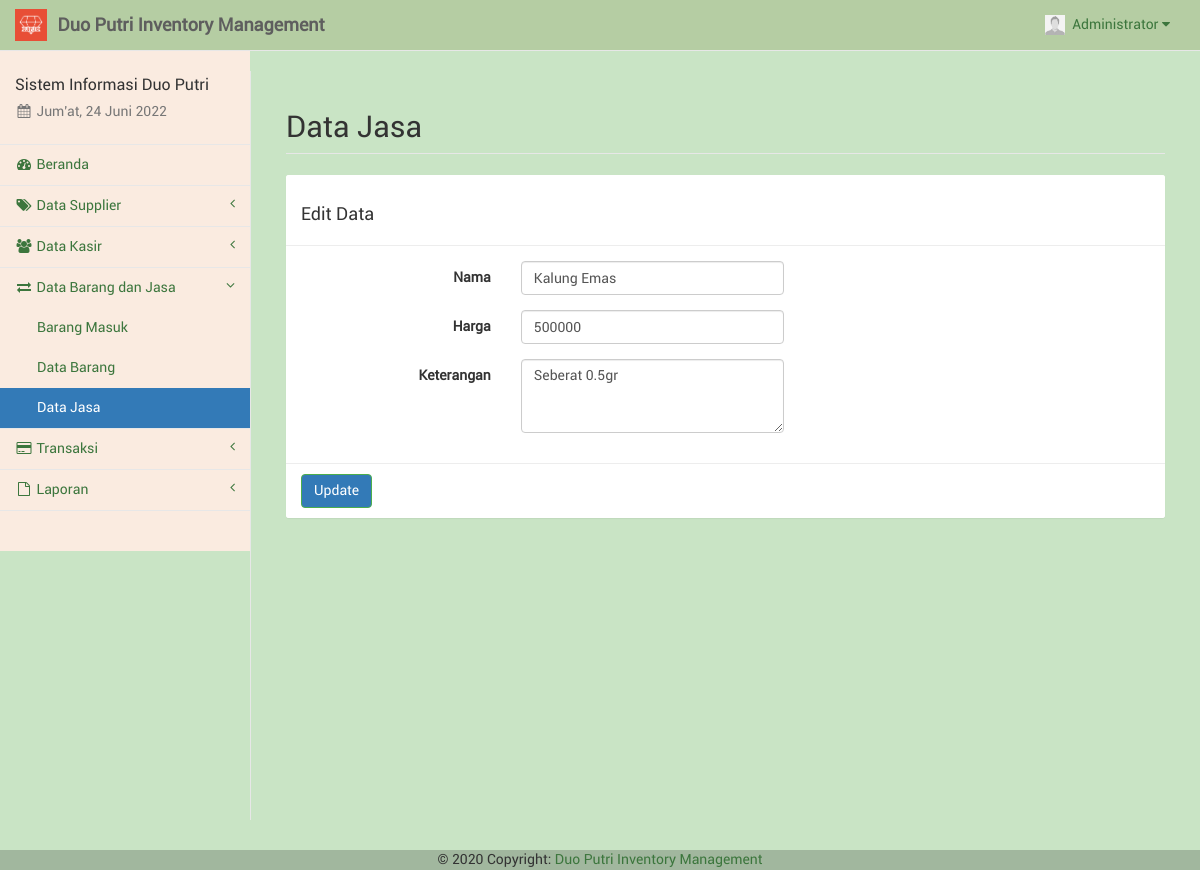
Page /jasa_edit.php?js=6 (signed in) on the committed database.
### tables this page shows
CREATE TABLE `barangjasa` (
  `id_brg` int(11) NOT NULL,
  `nama` varchar(100) NOT NULL,
  `jenis` varchar(20) NOT NULL,
  `stok` varchar(10) NOT NULL,
  `harga` varchar(20) NOT NULL,
  `keterangan` text NOT NULL,
  `id_adm` int(11) NOT NULL
);

### sess_check.php (called while the page is built, shortened)
<?php
	$chk_sess = $_SESSION['admin'];
	include("dist/config/koneksi.php");
	$sql_sess = "SELECT * FROM admin WHERE id_adm='". $chk_sess ."'";
	$ress_sess = mysqli_query($conn, $sql_sess);
	$row_sess = mysqli_fetch_array($ress_sess);
	$sess_admname = $row_sess['nama_adm'];
	$sess_admfoto = $row_sess['foto_adm'];
?>

### jasa_edit.php (the view, shortened to what this page needs)
<?php
include("sess_check.php");
if (isset($_GET['js'])) {
	$sql = "SELECT * FROM barangjasa WHERE id_brg='" . $_GET['js'] . "'";
	$ress = mysqli_query($conn, $sql);
	$data = mysqli_fetch_array($ress);
}
$pagedesc = "Data Jasa";
$menuparent = "barang";
include("layout_top.php");
?>
<div id="page-wrapper" style="background-color: #C9E4C5;">
	<div class="container-fluid">
		<div class="row">
			<div class="col-lg-12">
				<h1 class="page-header">Data Jasa</h1>
			</div>
		</div>
		<div class="row">
			<div class="col-lg-12"><?php include("layout_alert.php"); ?></div>
		</div>
		<div class="row">
			<div class="col-lg-12">
				<form class="form-horizontal" action="jasa_update.php" method="POST" enctype="multipart/form-data">
					<div class="panel panel-default">
						<div class="panel-heading">
							<h3>Edit Data</h3>
						</div>
						<div class="panel-body">
							<div class="form-group">
								<label class="control-label col-sm-3">Nama</label>
								<div class="col-sm-4">
									<input type="text" name="nama" class="form-control" placeholder="Nama" value="<?php echo $data['nama'] ?>" required>
								</div>
							</div>
							<div class="form-group">
								<label class="control-label col-sm-3">Harga</label>
								<div class="col-sm-4">
									<input type="number" name="harga" min="0" class="form-control" placeholder="Harga" value="<?php echo $data['harga'] ?>" required>
								</div>
							</div>
							<div class="form-group">
								<label class="control-label col-sm-3">Keterangan</label>
								<div class="col-sm-4">
									<textarea name="keterangan" class="form-control" placeholder="Keterangan" rows="3" required><?php echo $data['keterangan']; ?></textarea>
								</div>
							</div>
						</div>
						<div class="panel-footer">
							<button type="submit" name="perbarui" class="btn btn-success">Update</button>
						</div>
					</div>
				</form>
			</div>
		</div>
	</div>
</div>
<?php
include("layout_bottom.php");
?>

### layout_top.php (shortened to what this page needs)
<?php
$haries = array("Sunday" => "Minggu", "Monday" => "Senin", "Tuesday" => "Selasa", "Wednesday" => "Rabu", "Thursday" => "Kamis", "Friday" => "Jum'at", "Saturday" => "Sabtu");
$bulans = array("", "Januari", "Februari", "Maret", "April", "Mei", "Juni", "Juli", "Agustus", "September", "Oktober", "November", "Desember");
$hari_ini = $haries[date("l")];
$bulan_ini = $bulans[date("n")];
$tanggal = date("d");
$tahun = date("Y");
?>
<!DOCTYPE html>
<html lang="en">
<head>
	<link href="libs/bootstrap/dist/css/bootstrap.min.css" rel="stylesheet">
	<link href="libs/metisMenu/dist/metisMenu.min.css" rel="stylesheet">
	<link href="libs/datatables-plugins/integration/bootstrap/3/dataTables.bootstrap.css" rel="stylesheet">
	<link href="libs/datatables-responsive/css/dataTables.responsive.css" rel="stylesheet">
	<link href="dist/css/sb-admin-2.css" rel="stylesheet">
	<link href="dist/css/offline-font.css" rel="stylesheet">
	<link href="dist/css/custom.css" rel="stylesheet">
	<link href="libs/font-awesome/css/font-awesome.min.css" rel="stylesheet" type="text/css">
</head>
<body style="background-color: #C9E4C5;">
	<div id="wrapper" style="background-color: #C9E4C5;">
		<nav class="navbar navbar-default navbar-static-top" style="background-color: #B5CDA3 ;" role="navigation" style="margin-bottom: 0">
			<div class="navbar-header">
				<a class="navbar-brand hidden-xs" href="index.php">
					<img src="foto/logos.png" alt="brand" width="32" class="float-left image-brand">
					<div class="float-right">&nbsp;<strong>Duo Putri Inventory Management</strong></div>
				</a>
			</div>
			<ul class="nav navbar-top-links navbar-right">
				<li class="dropdown dropdown-right">
					<a class="dropdown-toggle" data-toggle="dropdown" href="#">
						<img src="foto/<?php echo $sess_admfoto; ?>" width="20px" height="20px" padding="0px">&nbsp;&nbsp;<?php echo ucfirst($sess_admname); ?>&nbsp;<i class="fa fa-caret-down"></i>
					</a>
				</li>
			</ul>
			<div class="navbar-default sidebar" style="background-color: #FAEBE0;" role="navigation">
				<div class="sidebar-nav navbar-collapse">
					<ul class="nav" id="side-menu">
						<li class="sidebar-search">
							<h4>Sistem Informasi Duo Putri</h4>
							<h5 class="text-muted"><i class="fa fa-calendar fa-fw"></i>&nbsp;<?php echo $hari_ini . ", " . $tanggal . " " . $bulan_ini . " " . $tahun ?></h5>
						</li>
						<?php
						if ($pagedesc == "Beranda") {
							echo '<li><a href="index.php" class="active"><i class="fa fa-tachometer fa-fw"></i>&nbsp;Beranda</a></li>';
						} else {
							echo '<li><a href="index.php"><i class="fa fa-tachometer fa-fw"></i>&nbsp;Beranda</a></li>';
						}
						if (isset($menuparent) && $menuparent == "supplier") {
							echo '<li class="active">';
						} else {
							echo '<li>';
						}
						?>
						<a href="#"><i class="fa fa-tags fa-fw"></i>&nbsp;Data Supplier<span class="fa arrow"></span></a>
						<?php
						if (isset($menuparent) && $menuparent == "kasir") {
							echo '<li class="active">';
						} else {
							echo '<li>';
						}
						?>
						<a href="#"><i class="fa fa-group fa-fw"></i>&nbsp;Data Kasir<span class="fa arrow"></span></a>
						<?php
						if (isset($menuparent) && $menuparent == "barang") {
							echo '<li class="active">';
						} else {
							echo '<li>';
						}
						?>
						<a href="#"><i class="fa fa-exchange fa-fw"></i>&nbsp;Data Barang dan Jasa<span class="fa arrow"></span></a>
						<ul class="nav nav-second-level">
							<?php
							if ($pagedesc == "Barang Masuk") {
								echo '<li><a href="trxbarang.php" class="active">Barang Masuk</a></li>';
							} else {
								echo '<li><a href="trxbarang.php">Barang Masuk</a></li>';
							}
							if ($pagedesc == "Data Barang") {
								echo '<li><a href="barang.php" class="active">Data Barang</a></li>';
							} else {
								echo '<li><a href="barang.php">Data Barang</a></li>';
							}
							if ($pagedesc == "Data Jasa") {
								echo '<li><a href="jasa.php" class="active">Data Jasa</a></li>';
							} else {
								echo '<li><a href="jasa.php">Data Jasa</a></li>';
							}
							?>
						</ul>
						<?php
						if (isset($menuparent) && $menuparent == "transaksi") {
							echo '<li class="active">';
						} else {
							echo '<li>';
						}
						?>
						<a href="#"><i class="fa fa-credit-card fa-fw"></i>&nbsp;Transaksi<span class="fa arrow"></span></a>
						</li>
						<?php
						if (isset($menuparent) && $menuparent == "laporan") {
							echo '<li class="active">';
						} else {
							echo '<li>';
						}
						?>
						<a href="#"><i class="fa fa-file-o fa-fw"></i>&nbsp;Laporan<span class="fa arrow"></span></a>
						</li>
					</ul>
				</div>
			</div>
		</nav>

### rows in the picture
barangjasa: nama "Kalung Emas", harga "500000", keterangan "Seberat 0.5gr"

### other values in the picture
$sess_admname "Administrator"
